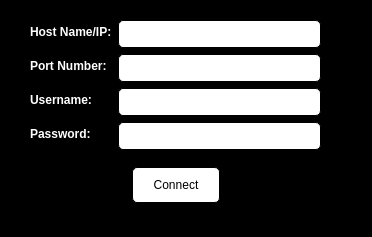
<?xml version="1.0" encoding="UTF-8"?>
<ui version="4.0">
 <class>MainWindow</class>
 <widget class="QMainWindow" name="MainWindow">
  <property name="geometry">
   <rect>
    <x>0</x>
    <y>0</y>
    <width>372</width>
    <height>237</height>
   </rect>
  </property>
  <property name="sizePolicy">
   <sizepolicy hsizetype="Fixed" vsizetype="Fixed">
    <horstretch>0</horstretch>
    <verstretch>0</verstretch>
   </sizepolicy>
  </property>
  <property name="windowTitle">
   <string>Secure Shell Interface Connect</string>
  </property>
  <property name="styleSheet">
   <string notr="true">QPushButton {
	border: 1px solid;
	border-radius: 5px;
	padding: 10px 20px;
	background-color: white;
}
QLabel{
	font-weight: bold;
	color: white;
}
QPushButton:hover {
	background-color: grey;
}
QLineEdit{
	border: 1px solid;
	border-radius: 5px;
	padding: 5px 10px;
	background-color: white;
}
QLineEdit:hover{
	background-color: grey;
}
QStatusBar {
	color: white;
}
*{
	background-color: black;
}</string>
  </property>
  <widget class="QWidget" name="centralwidget">
   <widget class="QWidget" name="formLayoutWidget">
    <property name="geometry">
     <rect>
      <x>30</x>
      <y>20</y>
      <width>291</width>
      <height>132</height>
     </rect>
    </property>
    <layout class="QFormLayout" name="formLayout">
     <item row="0" column="0">
      <widget class="QLabel" name="ip_label">
       <property name="text">
        <string>Host Name/IP:</string>
       </property>
      </widget>
     </item>
     <item row="0" column="1">
      <widget class="QLineEdit" name="ip_field"/>
     </item>
     <item row="2" column="1">
      <widget class="QLineEdit" name="username_field"/>
     </item>
     <item row="2" column="0">
      <widget class="QLabel" name="username_label">
       <property name="text">
        <string>Username:</string>
       </property>
      </widget>
     </item>
     <item row="3" column="0">
      <widget class="QLabel" name="password_label">
       <property name="text">
        <string>Password:</string>
       </property>
      </widget>
     </item>
     <item row="3" column="1">
      <widget class="QLineEdit" name="password_field">
       <property name="echoMode">
        <enum>QLineEdit::Password</enum>
       </property>
      </widget>
     </item>
     <item row="1" column="0">
      <widget class="QLabel" name="port_label">
       <property name="text">
        <string>Port Number:</string>
       </property>
      </widget>
     </item>
     <item row="1" column="1">
      <widget class="QLineEdit" name="port_field"/>
     </item>
    </layout>
   </widget>
   <widget class="QWidget" name="gridLayoutWidget">
    <property name="geometry">
     <rect>
      <x>40</x>
      <y>160</y>
      <width>271</width>
      <height>51</height>
     </rect>
    </property>
    <layout class="QGridLayout" name="gridLayout">
     <item row="0" column="0">
      <spacer name="horizontalSpacer">
       <property name="orientation">
        <enum>Qt::Horizontal</enum>
       </property>
       <property name="sizeHint" stdset="0">
        <size>
         <width>40</width>
         <height>20</height>
        </size>
       </property>
      </spacer>
     </item>
     <item row="0" column="1">
      <widget class="QPushButton" name="connect_button">
       <property name="text">
        <string>Connect</string>
       </property>
      </widget>
     </item>
     <item row="0" column="2">
      <spacer name="horizontalSpacer_2">
       <property name="orientation">
        <enum>Qt::Horizontal</enum>
       </property>
       <property name="sizeHint" stdset="0">
        <size>
         <width>40</width>
         <height>20</height>
        </size>
       </property>
      </spacer>
     </item>
    </layout>
   </widget>
  </widget>
  <widget class="QStatusBar" name="statusbar"/>
 </widget>
 <resources/>
 <connections/>
</ui>
